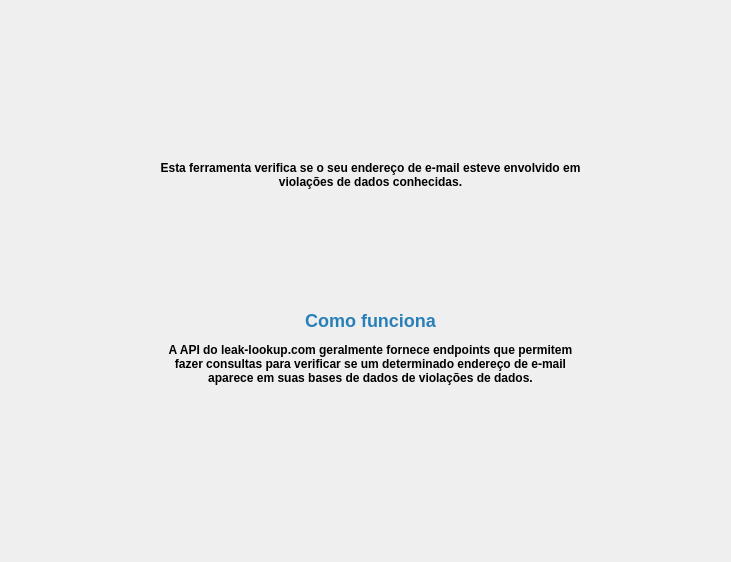
                   <widget class="QWidget" name="violacao_email">
                    <layout class="QGridLayout" name="gridLayout_27">
                     <item row="0" column="0">
                      <layout class="QVBoxLayout" name="verticalLayout_27">
                       <item>
                        <spacer name="verticalSpacer_7">
                         <property name="orientation">
                          <enum>Qt::Vertical</enum>
                         </property>
                         <property name="sizeHint" stdset="0">
                          <size>
                           <width>20</width>
                           <height>68</height>
                          </size>
                         </property>
                        </spacer>
                       </item>
                       <item>
                        <layout class="QHBoxLayout" name="horizontalLayout_39">
                         <item>
                          <spacer name="horizontalSpacer_51">
                           <property name="orientation">
                            <enum>Qt::Horizontal</enum>
                           </property>
                           <property name="sizeHint" stdset="0">
                            <size>
                             <width>28</width>
                             <height>20</height>
                            </size>
                           </property>
                          </spacer>
                         </item>
                         <item>
                          <layout class="QVBoxLayout" name="verticalLayout_28">
                           <item>
                            <layout class="QHBoxLayout" name="horizontalLayout_40">
                             <item>
                              <spacer name="horizontalSpacer_52">
                               <property name="orientation">
                                <enum>Qt::Horizontal</enum>
                               </property>
                               <property name="sizeHint" stdset="0">
                                <size>
                                 <width>328</width>
                                 <height>20</height>
                                </size>
                               </property>
                              </spacer>
                             </item>
                             <item>
                              <widget class="QLabel" name="label_26">
                               <property name="text">
                                <string/>
                               </property>
                               <property name="pixmap">
                                <pixmap resource="../Dashboard.qrc">:/Image/image_contains/search.png</pixmap>
                               </property>
                               <property name="alignment">
                                <set>Qt::AlignCenter</set>
                               </property>
                              </widget>
                             </item>
                             <item>
                              <spacer name="horizontalSpacer_53">
                               <property name="orientation">
                                <enum>Qt::Horizontal</enum>
                               </property>
                               <property name="sizeHint" stdset="0">
                                <size>
                                 <width>328</width>
                                 <height>20</height>
                                </size>
                               </property>
                              </spacer>
                             </item>
                            </layout>
                           </item>
                           <item>
                            <widget class="QLabel" name="label_27">
                             <property name="minimumSize">
                              <size>
                               <width>0</width>
                               <height>141</height>
                              </size>
                             </property>
                             <property name="styleSheet">
                              <string notr="true">font: 75 17pt &quot;MS Shell Dlg 2&quot;;
font-weight: bold;
color: qlineargradient(spread:pad, x1:0, y1:0.767045, x2:1, y2:0.852, stop:0 rgba(255, 0, 0, 255), stop:1 rgba(0, 0, 0, 255));</string>
                             </property>
                             <property name="text">
                              <string>Esta ferramenta verifica se o seu endereço de e-mail esteve envolvido em &lt;br&gt; violações de dados conhecidas.</string>
                             </property>
                             <property name="alignment">
                              <set>Qt::AlignCenter</set>
                             </property>
                            </widget>
                           </item>
                           <item>
                            <widget class="QLabel" name="label_28">
                             <property name="minimumSize">
                              <size>
                               <width>0</width>
                               <height>231</height>
                              </size>
                             </property>
                             <property name="layoutDirection">
                              <enum>Qt::RightToLeft</enum>
                             </property>
                             <property name="styleSheet">
                              <string notr="true">font: 75 15pt &quot;MS Shell Dlg 2&quot;;
font-weight: bold;
color: qlineargradient(spread:pad, x1:0, y1:0.767045, x2:1, y2:0.852, stop:0 rgba(255, 0, 0, 255), stop:1 rgba(0, 0, 0, 255));</string>
                             </property>
                             <property name="text">
                              <string>&lt;h2 style=&quot;font-size: 18pt; color: #2980b9; text-align:center;&quot;&gt;Como funciona&lt;/h2&gt;
&lt;h4 style=&quot;font-size: 9pt;&quot;&gt;
A API do leak-lookup.com geralmente fornece endpoints que permitem &lt;br&gt;fazer consultas para verificar se um determinado endereço de e-mail &lt;br&gt; aparece em suas bases de dados de violações de dados. &lt;br&gt;
&lt;h4&gt;</string>
                             </property>
                             <property name="alignment">
                              <set>Qt::AlignCenter</set>
                             </property>
                            </widget>
                           </item>
                          </layout>
                         </item>
                         <item>
                          <spacer name="horizontalSpacer_54">
                           <property name="orientation">
                            <enum>Qt::Horizontal</enum>
                           </property>
                           <property name="sizeHint" stdset="0">
                            <size>
                             <width>18</width>
                             <height>20</height>
                            </size>
                           </property>
                          </spacer>
                         </item>
                        </layout>
                       </item>
                       <item>
                        <spacer name="verticalSpacer_8">
                         <property name="orientation">
                          <enum>Qt::Vertical</enum>
                         </property>
                         <property name="sizeHint" stdset="0">
                          <size>
                           <width>20</width>
                           <height>68</height>
                          </size>
                         </property>
                        </spacer>
                       </item>
                      </layout>
                     </item>
                    </layout>
                   </widget>
